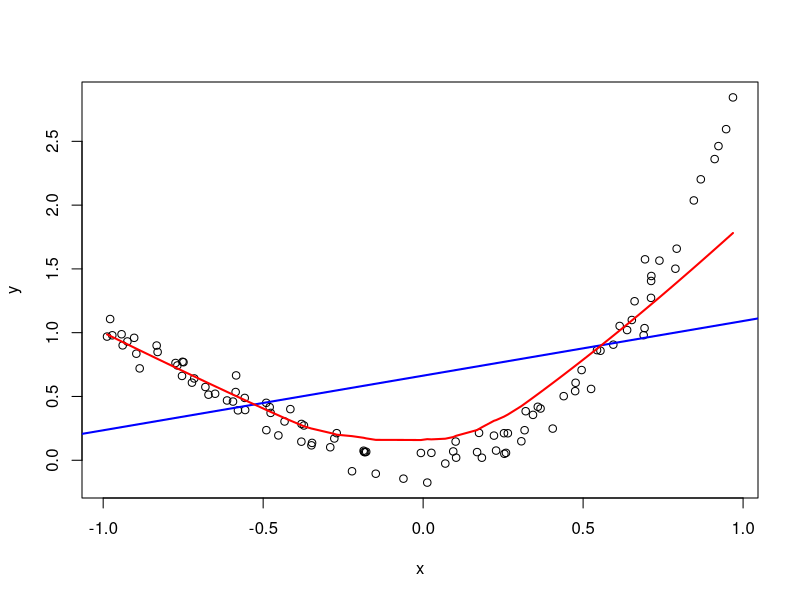
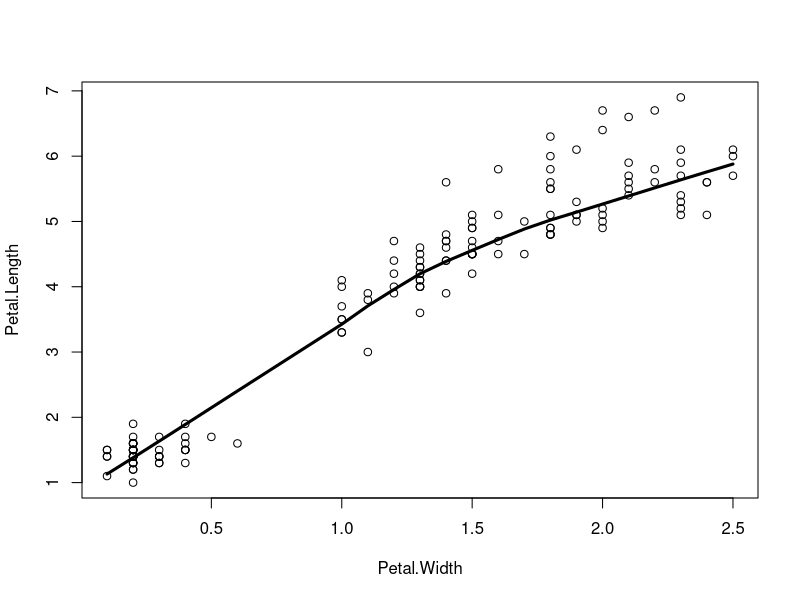
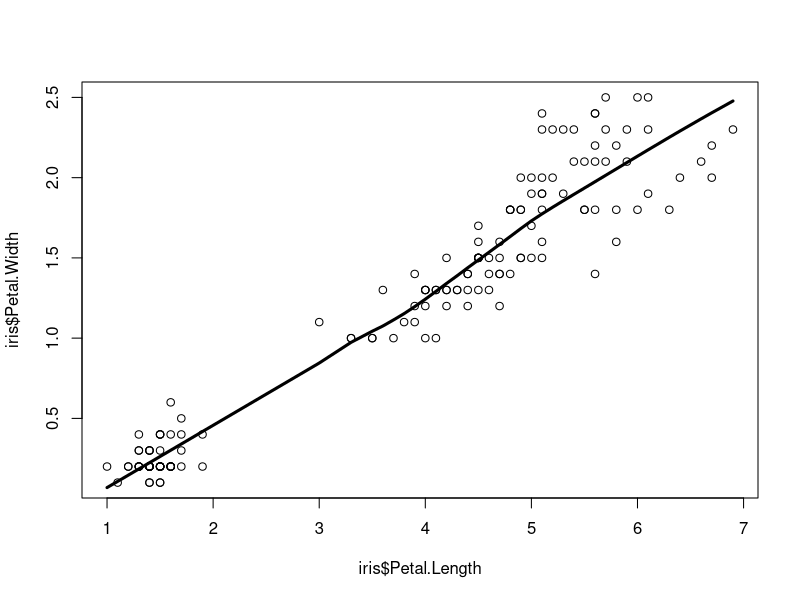
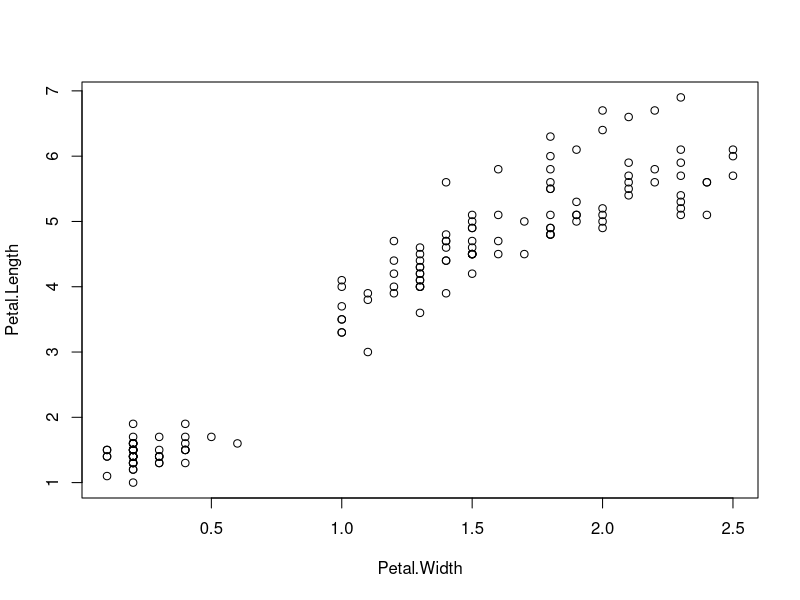
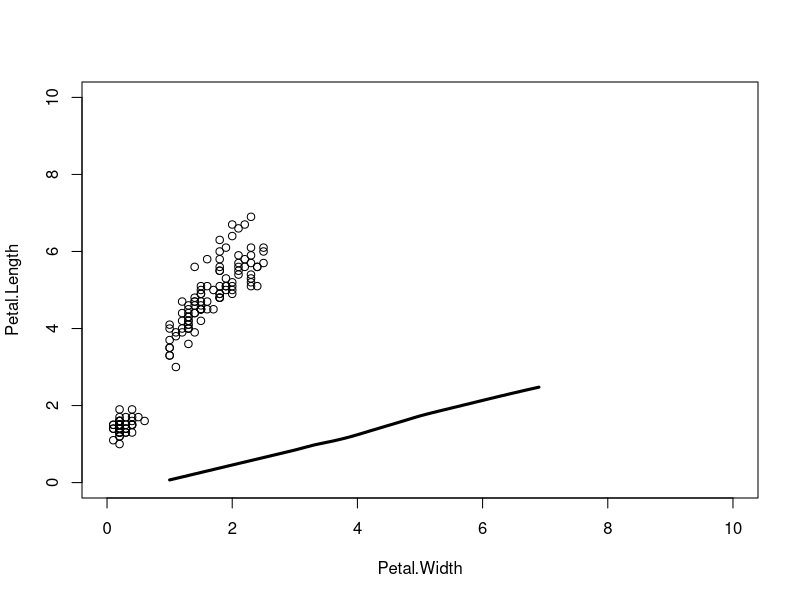

R code for these plots, in order:
## ---- chunk 1

t <- data.frame(
  Assignments = c("Data Visualization",
                  "Module 4 Data Quiz", 
                  "Module 4 Conceptual Quiz"),
  "Open Time" = c("Friday, Sept 14 (1:00 am)", 
                  rep("Friday, Sept 21 (1:00 am EST)", 2)),
  "Due Time"  = rep("Sunday, Sept 23 (11:55 pm EST)", 3), check.names = F
)

knitr::kable(t)
## ---- chunk 2

# Create fake data
x <- runif(100, -1, 1) # 100 random samples between -1 and 1
y <- x^3 + 2*x^2 + rnorm(length(x), 0, 0.1) # the rnorm part adds some error

# Make models for the trend lines
linear <- lm(y ~ x)
lowess <- lowess(x,y)

# Plot
plot(x,y)
abline(linear, col = "blue", lwd = 2)
lines(lowess$x, lowess$y, col = "red", lwd = 2)
## ---- chunk 3
# Using the ~ for both functions, Petal length is on the y-axis 
plot(Petal.Length ~ Petal.Width, data=iris)
lines(lowess(iris$Petal.Length ~ iris$Petal.Width), lwd=3)

# Using the comma for both functions, Petal length is on the x-axis
plot(iris$Petal.Length, iris$Petal.Width)
lines(lowess(iris$Petal.Length, iris$Petal.Width), lwd=3)

# Mixing the ~ and the comma, trendline isn't show because it's outside of the plot range
plot(Petal.Length ~ Petal.Width, data=iris)
lines(lowess(iris$Petal.Length, iris$Petal.Width), lwd=3)

# Try extending the plot range
plot(Petal.Length ~ Petal.Width, data=iris, xlim = c(0,10), ylim = c(0,10))
lines(lowess(iris$Petal.Length, iris$Petal.Width), lwd=3)

